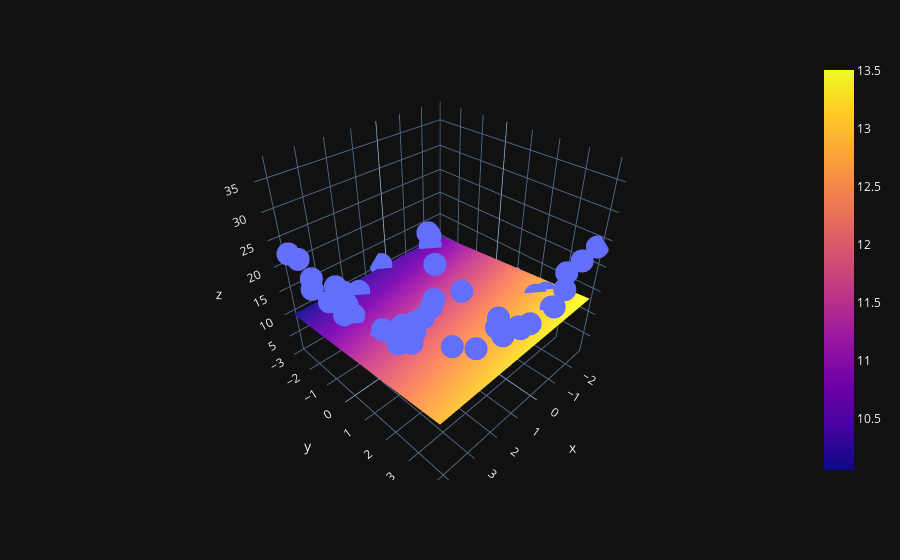

The code cell stored with this chart in its notebook:
### Code cell
import plotly.graph_objects as go

fig = px.scatter_3d(df, x=x.ravel(), y=y.ravel(), z=z.ravel())

fig.add_trace(go.Surface(x = X_input, y = y_input, z =z_final ))

fig.show()
